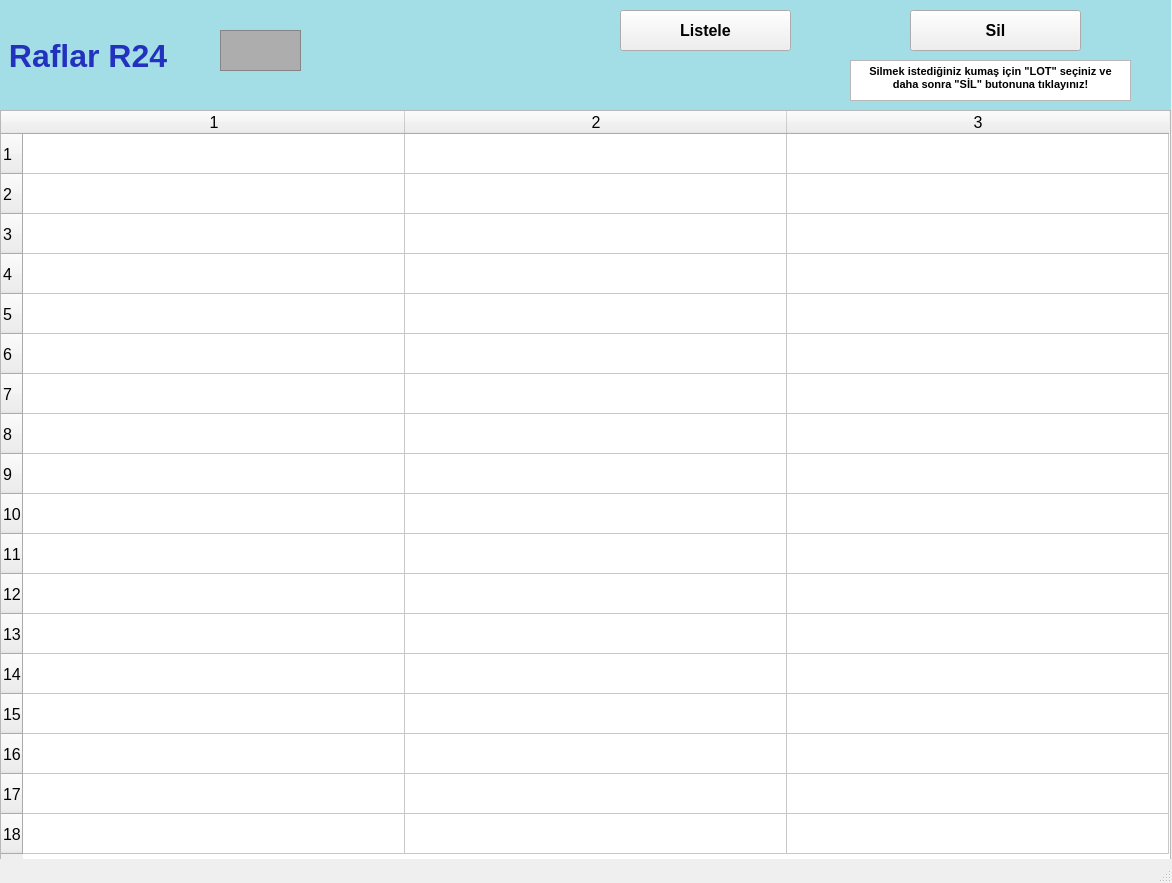
<?xml version="1.0" encoding="UTF-8"?>
<ui version="4.0">
 <class>raflarR24_ekran</class>
 <widget class="QMainWindow" name="raflarR24_ekran">
  <property name="geometry">
   <rect>
    <x>0</x>
    <y>0</y>
    <width>1172</width>
    <height>883</height>
   </rect>
  </property>
  <property name="font">
   <font>
    <pointsize>12</pointsize>
    <weight>50</weight>
    <bold>false</bold>
    <kerning>false</kerning>
   </font>
  </property>
  <property name="windowTitle">
   <string/>
  </property>
  <widget class="QWidget" name="centralwidget">
   <widget class="QLabel" name="raflarR1yazi_lbl">
    <property name="geometry">
     <rect>
      <x>0</x>
      <y>0</y>
      <width>1171</width>
      <height>111</height>
     </rect>
    </property>
    <property name="font">
     <font>
      <pointsize>24</pointsize>
      <weight>75</weight>
      <bold>true</bold>
     </font>
    </property>
    <property name="styleSheet">
     <string notr="true">background-color: rgb(163, 221, 229);
color: rgb(34, 50, 190);</string>
    </property>
    <property name="text">
     <string> Raflar R24</string>
    </property>
   </widget>
   <widget class="QFrame" name="raflarR1_img">
    <property name="geometry">
     <rect>
      <x>220</x>
      <y>30</y>
      <width>81</width>
      <height>41</height>
     </rect>
    </property>
    <property name="styleSheet">
     <string notr="true">background-color: rgb(173, 173, 173);</string>
    </property>
    <property name="frameShape">
     <enum>QFrame::StyledPanel</enum>
    </property>
    <property name="frameShadow">
     <enum>QFrame::Raised</enum>
    </property>
   </widget>
   <widget class="QTableWidget" name="R24_tw">
    <property name="geometry">
     <rect>
      <x>0</x>
      <y>110</y>
      <width>1171</width>
      <height>751</height>
     </rect>
    </property>
    <property name="baseSize">
     <size>
      <width>0</width>
      <height>0</height>
     </size>
    </property>
    <property name="rowCount">
     <number>18</number>
    </property>
    <property name="columnCount">
     <number>3</number>
    </property>
    <attribute name="horizontalHeaderVisible">
     <bool>true</bool>
    </attribute>
    <attribute name="horizontalHeaderCascadingSectionResizes">
     <bool>false</bool>
    </attribute>
    <attribute name="horizontalHeaderDefaultSectionSize">
     <number>382</number>
    </attribute>
    <attribute name="horizontalHeaderMinimumSectionSize">
     <number>38</number>
    </attribute>
    <attribute name="verticalHeaderDefaultSectionSize">
     <number>40</number>
    </attribute>
    <attribute name="verticalHeaderMinimumSectionSize">
     <number>23</number>
    </attribute>
    <row/>
    <row/>
    <row/>
    <row/>
    <row/>
    <row/>
    <row/>
    <row/>
    <row/>
    <row/>
    <row/>
    <row/>
    <row/>
    <row/>
    <row/>
    <row/>
    <row/>
    <row/>
    <column/>
    <column/>
    <column/>
   </widget>
   <widget class="QPushButton" name="listeleR24_btn">
    <property name="geometry">
     <rect>
      <x>620</x>
      <y>10</y>
      <width>171</width>
      <height>41</height>
     </rect>
    </property>
    <property name="font">
     <font>
      <pointsize>12</pointsize>
      <weight>75</weight>
      <bold>true</bold>
     </font>
    </property>
    <property name="text">
     <string>Listele</string>
    </property>
   </widget>
   <widget class="QPushButton" name="silR24_btn">
    <property name="geometry">
     <rect>
      <x>910</x>
      <y>10</y>
      <width>171</width>
      <height>41</height>
     </rect>
    </property>
    <property name="font">
     <font>
      <pointsize>12</pointsize>
      <weight>75</weight>
      <bold>true</bold>
     </font>
    </property>
    <property name="text">
     <string>Sil</string>
    </property>
   </widget>
   <widget class="QTextBrowser" name="textBrowser">
    <property name="geometry">
     <rect>
      <x>850</x>
      <y>60</y>
      <width>281</width>
      <height>41</height>
     </rect>
    </property>
    <property name="html">
     <string>&lt;!DOCTYPE HTML PUBLIC &quot;-//W3C//DTD HTML 4.0//EN&quot; &quot;http://www.w3.org/TR/REC-html40/strict.dtd&quot;&gt;
&lt;html&gt;&lt;head&gt;&lt;meta name=&quot;qrichtext&quot; content=&quot;1&quot; /&gt;&lt;style type=&quot;text/css&quot;&gt;
p, li { white-space: pre-wrap; }
&lt;/style&gt;&lt;/head&gt;&lt;body style=&quot; font-family:'MS Shell Dlg 2'; font-size:12pt; font-weight:400; font-style:normal;&quot;&gt;
&lt;p align=&quot;center&quot; style=&quot; margin-top:0px; margin-bottom:0px; margin-left:0px; margin-right:0px; -qt-block-indent:0; text-indent:0px;&quot;&gt;&lt;span style=&quot; font-size:8pt; font-weight:600;&quot;&gt;Silmek istediğiniz kumaş için &amp;quot;LOT&amp;quot; seçiniz ve daha sonra &amp;quot;SİL&amp;quot; butonuna tıklayınız!&lt;/span&gt;&lt;/p&gt;&lt;/body&gt;&lt;/html&gt;</string>
    </property>
   </widget>
  </widget>
  <widget class="QStatusBar" name="statusbar"/>
 </widget>
 <resources/>
 <connections/>
</ui>
